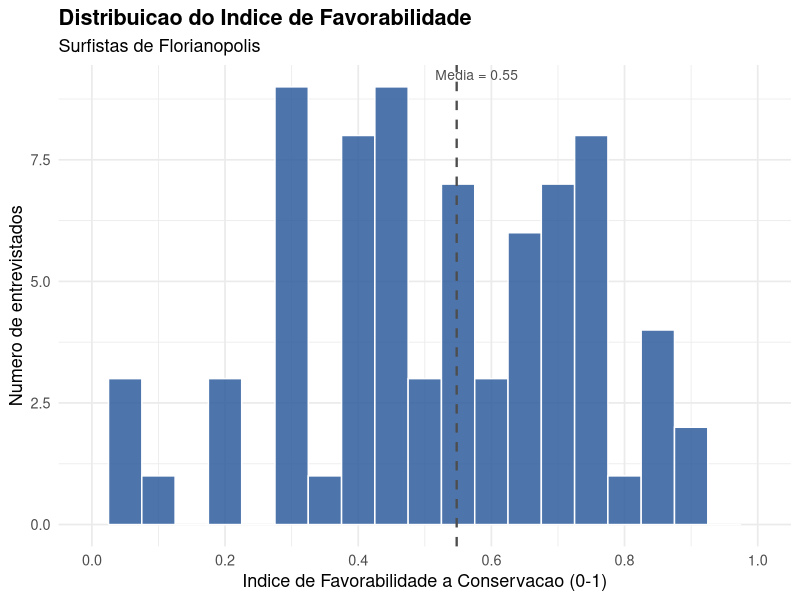
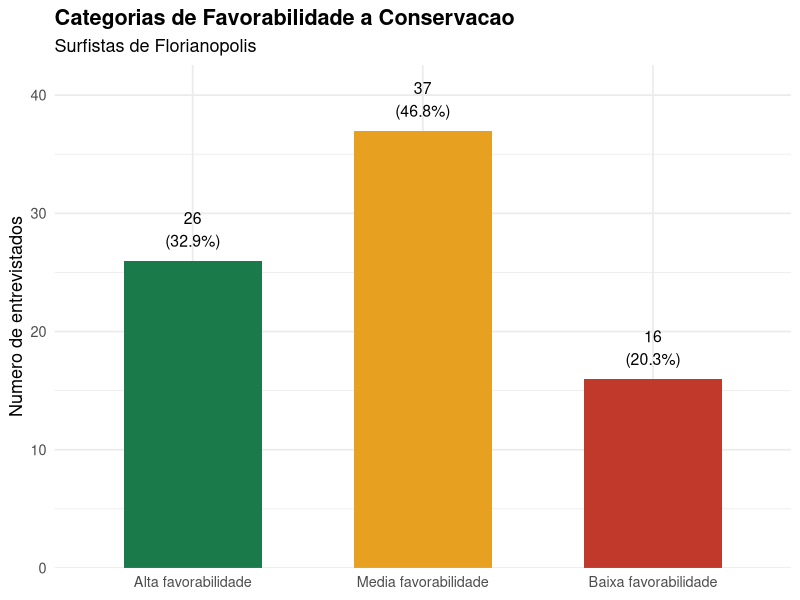
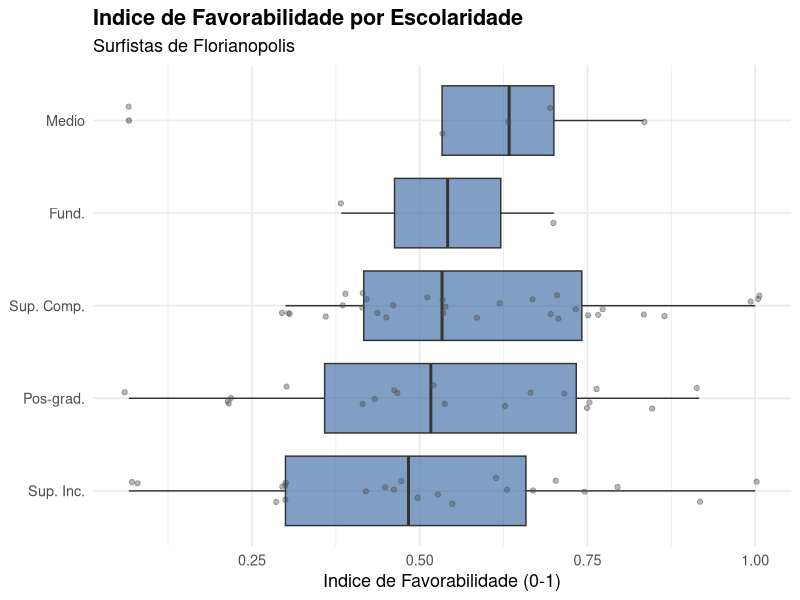
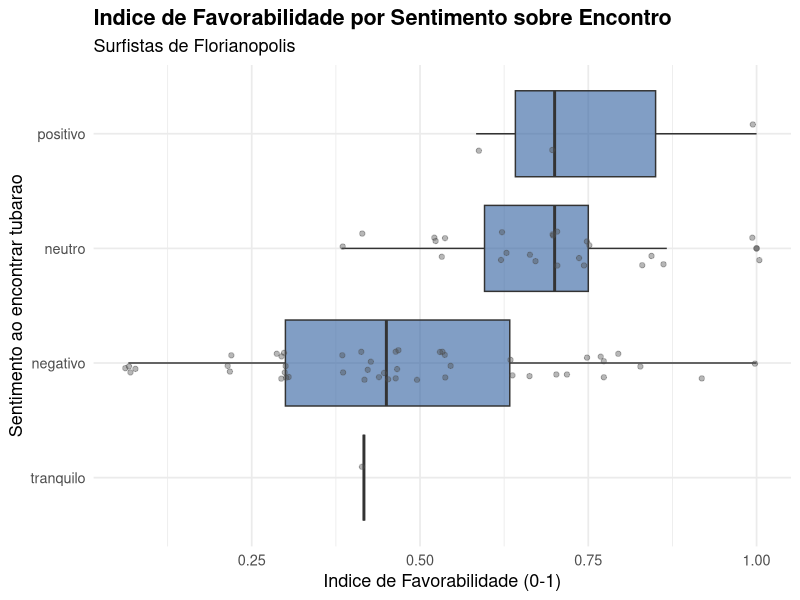

Write R code to recreate these figures, in order.
# =============================================================
# Script 3: Visualizacoes e graficos
# Projeto: Indice de Favorabilidade a Conservacao de Tubaroes
#          em Surfistas de Florianopolis
# Autor: Bruna Morais
# Data: 2026-05-21
# =============================================================

# 1. PACOTES --------------------------------------------------
library(dplyr)
library(readxl)
library(ggplot2)

# 2. DIRETORIO ------------------------------------------------
# Definido automaticamente pelo RStudio Project.

# 3. LEITURA DOS DADOS ----------------------------------------
dados <- read_excel("Data/L1/dados_com_indice.xlsx")

# Paleta de cores do projeto
cor_principal <- "#2E5D9E"
cor_alta      <- "#1a7a4a"
cor_media     <- "#e8a020"
cor_baixa     <- "#c0392b"

# 4. GRAFICOS -------------------------------------------------

# --- Grafico 1: Distribuicao do indice (histograma) ----------
p1 <- ggplot(dados, aes(x = indice_favorabilidade)) +
  geom_histogram(binwidth = 0.05, fill = cor_principal,
                 color = "white", alpha = 0.85) +
  geom_vline(xintercept = mean(dados$indice_favorabilidade, na.rm = TRUE),
             linetype = "dashed", color = "gray30", linewidth = 0.8) +
  annotate("text",
           x = mean(dados$indice_favorabilidade, na.rm = TRUE) + 0.03,
           y = Inf, vjust = 1.5,
           label = paste0("Media = ",
                          round(mean(dados$indice_favorabilidade, na.rm = TRUE), 2)),
           size = 3.5, color = "gray30") +
  scale_x_continuous(limits = c(0, 1), breaks = seq(0, 1, 0.2)) +
  labs(
    title = "Distribuicao do Indice de Favorabilidade",
    subtitle = "Surfistas de Florianopolis",
    x = "Indice de Favorabilidade a Conservacao (0-1)",
    y = "Numero de entrevistados"
  ) +
  theme_minimal(base_size = 13) +
  theme(plot.title = element_text(face = "bold"))

ggsave("Results/01_histograma_indice.png",
       plot = p1, width = 8, height = 5, dpi = 300)


# --- Grafico 2: Categorias de favorabilidade (barras) --------
contagem_cat <- dados |>
  count(categoria_indice) |>
  mutate(
    categoria_indice = factor(
      categoria_indice,
      levels = c("Alta favorabilidade",
                 "Media favorabilidade",
                 "Baixa favorabilidade")
    ),
    pct = round(n / sum(n) * 100, 1)
  )

p2 <- ggplot(contagem_cat,
             aes(x = categoria_indice, y = n,
                 fill = categoria_indice)) +
  geom_col(width = 0.6, show.legend = FALSE) +
  geom_text(aes(label = paste0(n, "\n(", pct, "%)")),
            vjust = -0.4, size = 4) +
  scale_fill_manual(values = c(
    "Alta favorabilidade"  = cor_alta,
    "Media favorabilidade" = cor_media,
    "Baixa favorabilidade" = cor_baixa
  )) +
  scale_y_continuous(expand = expansion(mult = c(0, 0.15))) +
  labs(
    title = "Categorias de Favorabilidade a Conservacao",
    subtitle = "Surfistas de Florianopolis",
    x = NULL,
    y = "Numero de entrevistados"
  ) +
  theme_minimal(base_size = 13) +
  theme(plot.title = element_text(face = "bold"))

ggsave("Results/02_categorias_favorabilidade.png",
       plot = p2, width = 7, height = 5, dpi = 300)


# --- Grafico 3: Indice por escolaridade (boxplot) ------------
dados_esc <- dados |>
  filter(!is.na(escolaridade)) |>
  mutate(escolaridade = case_when(
    grepl("Fundamental", escolaridade) ~ "Fund.",
    grepl("Medio|Médio", escolaridade) ~ "Medio",
    grepl("Superior Incompleto", escolaridade) ~ "Sup. Inc.",
    grepl("Superior Completo", escolaridade) ~ "Sup. Comp.",
    grepl("Pos|Pós", escolaridade) ~ "Pos-grad.",
    TRUE ~ escolaridade
  ))

p3 <- ggplot(dados_esc,
             aes(x = reorder(escolaridade, indice_favorabilidade,
                             FUN = median),
                 y = indice_favorabilidade)) +
  geom_boxplot(fill = cor_principal, alpha = 0.6,
               outlier.colour = "gray40") +
  geom_jitter(width = 0.15, alpha = 0.4, color = "gray30", size = 1.5) +
  coord_flip() +
  labs(
    title = "Indice de Favorabilidade por Escolaridade",
    subtitle = "Surfistas de Florianopolis",
    x = NULL,
    y = "Indice de Favorabilidade (0-1)"
  ) +
  theme_minimal(base_size = 13) +
  theme(plot.title = element_text(face = "bold"))

ggsave("Results/03_indice_por_escolaridade.png",
       plot = p3, width = 8, height = 5, dpi = 300)


# --- Grafico 4: Indice por sentimento sobre encontro ---------
dados_sent <- dados |>
  filter(!is.na(sentimento_encontro))

p4 <- ggplot(dados_sent,
             aes(x = reorder(sentimento_encontro,
                             indice_favorabilidade, FUN = median),
                 y = indice_favorabilidade)) +
  geom_boxplot(fill = cor_principal, alpha = 0.6,
               outlier.colour = "gray40") +
  geom_jitter(width = 0.15, alpha = 0.4, color = "gray30", size = 1.5) +
  coord_flip() +
  labs(
    title = "Indice de Favorabilidade por Sentimento sobre Encontro",
    subtitle = "Surfistas de Florianopolis",
    x = "Sentimento ao encontrar tubarao",
    y = "Indice de Favorabilidade (0-1)"
  ) +
  theme_minimal(base_size = 13) +
  theme(plot.title = element_text(face = "bold"))

ggsave("Results/04_indice_por_sentimento.png",
       plot = p4, width = 8, height = 5, dpi = 300)

# 5. EXPORTACAO -----------------------------------------------
message("Todos os graficos exportados para a pasta Results/")
